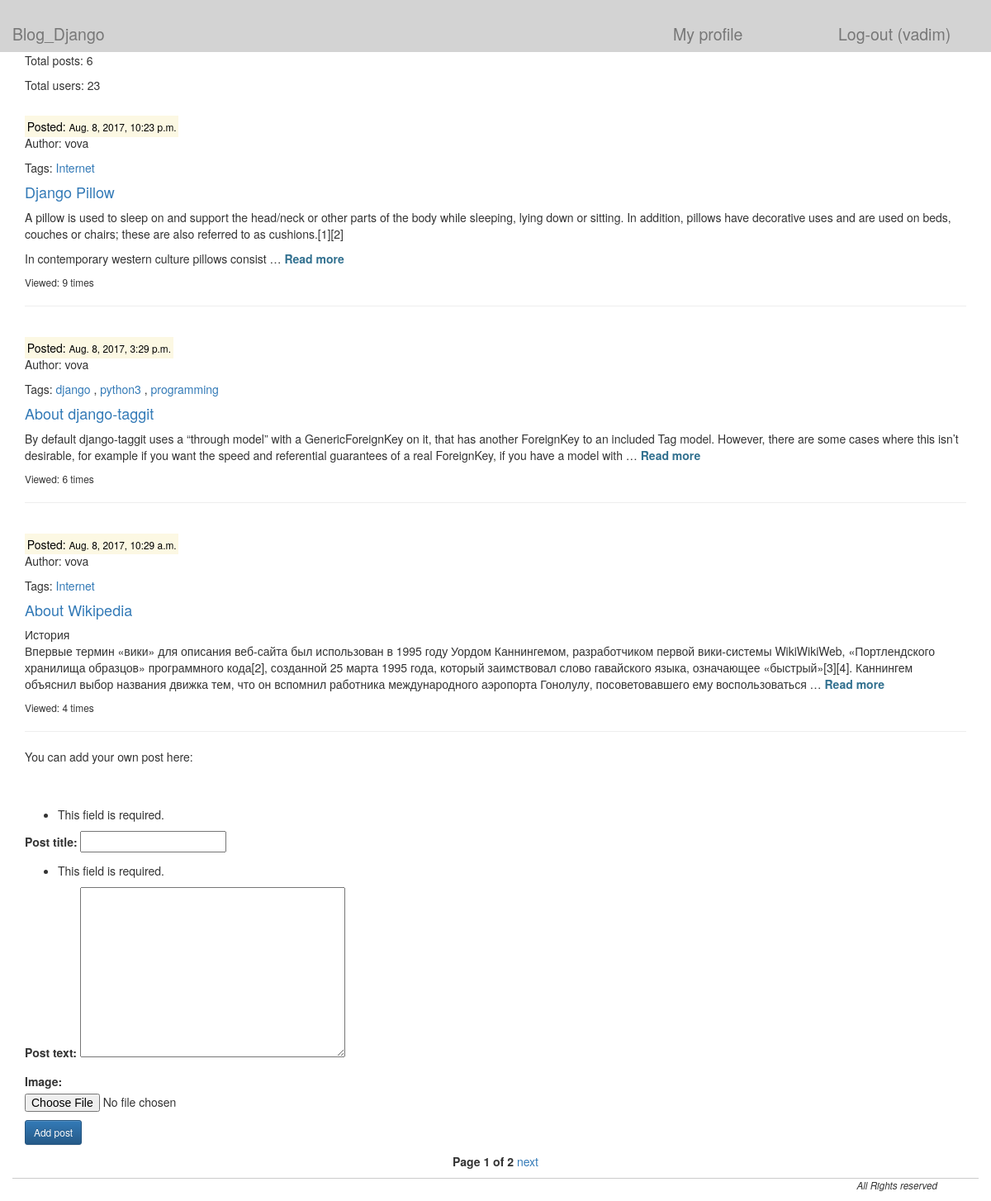
The app's page / (signed in) with its own data.
### blog/models.py (models this page shows, shortened)
class Post(models.Model):
    class Meta:
        db_table = "post"
    post_title = models.CharField(max_length=100)
    post_text = models.TextField()
    post_data = models.DateTimeField(auto_now_add=True)
    post_author = models.ForeignKey(User, default="")
    post_likes = models.IntegerField(default=0)
    post_views = models.IntegerField(default=0)
    post_img = models.ImageField(null=True, blank=True, upload_to='images/', verbose_name='Image')
    tags = TaggableManager(blank=True)

### blog/views.py (the view)
# urls.py: url(r'^$', views.all_posts),
def all_posts(request):
    post_list = Post.objects.all().order_by('-post_data')
    paginator = Paginator(post_list, 3)
    page = request.GET.get('page')
    try:
        posts = paginator.page(page)
    except PageNotAnInteger:
        posts = paginator.page(1)
    except EmptyPage:
        posts = paginator.page(paginator.num_pages)
    form = PostForm(request.POST)
    context = {}
    context.update(csrf(request))
    context['username'] = auth.get_user(request).username
    context['posts'] = posts
    context['form'] = form
    context['post_counter'] = Post.objects.count()
    context['user_counter'] = User.objects.count()
    context['user_id'] = request.user.id
    return render_to_response('all_posts.html', context)

### blog/forms.py
class PostForm(ModelForm):
    class Meta:
        model = Post
        fields = ['post_title', 'post_text', 'post_img', 'tags']

### blog/templates/all_posts.html (shortened to what this page needs)
{% extends 'main.html' %}
{% load staticfiles %}
{% block post %}
{% if posts %}
<p align="left">Total posts: {{ post_counter }}</p>
<p align="left">Total users: {{ user_counter }}</p>
{% for post in posts %}
    <br>
    <mark>Posted: <small> {{ post.post_data }} </mark> </small>
    <p>Author: {{ post.post_author }} </p>
    <p>Tags: {% with tags=post.tags.all %}
                {% for tag in tags %}
                    {% if not forloop.first %},{% endif %}
                    <a href="/posts/post_by_tag/tag={{ tag }}/">{{ tag }}</a>
                {% endfor %}
            {% endwith %}
    </p>
    <h4> <a href="/posts/{{ post.id }}">{{ post.post_title }}</a></h4>
    <p class="text-justify"> {{ post.post_text|linebreaks|truncatewords:50 }} <strong><a class="text-info" href="/posts/{{ post.id }}"> Read more </a></strong> </p>
<small><p align="left">Viewed: {{ post.post_views }} times </p></small>
<hr>
{% endfor %}
{% if username %}
<p>You can add your own post here:</p>
<br><br>
<form enctype="multipart/form-data" action="/posts/addpost/" method="post">
    {{ form.as_p }}
    <p><input type="submit" class="btn btn-primary btn-sm" value="Add post"</p>
</form>
{% endif %}
<div class="class="col-md-12"><div class="top-cover center-block"></div><p class="top-name center-block text-center">
    <span class="current">
        <strong> Page {{ posts.number }} of {{ posts.paginator.num_pages }} </strong>
    </span>
    {% if posts.has_next %}
        <a href="?page={{ posts.next_page_number }}">next</a>
    {% endif %}
</p></div>
{% endif %}
{% endblock %}

### blog/templates/main.html (shortened to what this page needs)
<!DOCTYPE html>
<html lang="en">
<head>
    <link type="text/css" href="/static/main.css" rel="stylesheet">
    <link rel="stylesheet" href="https://maxcdn.bootstrapcdn.com/bootstrap/3.3.7/css/bootstrap.min.css"
>
    <link rel="stylesheet" href="https://maxcdn.bootstrapcdn.com/bootstrap/3.3.7/css/bootstrap-theme.min.css"
>
</head>
<body>
 <div class="container-fluid">
  <div class="row">
         {% if username %}
             <div class="col-md-8" style="background-color: #D3D3D3"> <h2><a href="/"><small> Blog_Django </small></a></h2></div>
             <div class="col-md-2" style="background-color: #D3D3D3"> <h2><a href="/members/{{ user_id }}"><small> My profile </small></a></h2> </div>
             <div class="col-md-2" style="background-color: #D3D3D3"> <h2><a href="/auth/logout/"><small> Log-out ({{ username }}) </small></a></h2> </div>
         {% endif %}
 </div>
<div class="wrapper">
          <div class="content">
            <div class="container">
            {% block post %} {% endblock %}
          </div>
          </div>
         <div>
  <div class="footer">
    <div id="footer_block">
        <p>All Rights reserved</p>
</div>
</div>
</div>
</body>
</html>

### blog/static/main.css (style rules this page uses)
html, body { height: 100%; }
.wrapper { display: flex; flex-direction: column; height: 100%; }
.content { flex: 1 0 auto; }
.footer { flex: 0 0 auto; }
#footer_block { text-align: right; border-top: 1px #cccccc solid; padding-right: 50px; }
#footer_block p { font-size: smaller; font-style: italic; }

### records on screen
Post: post_data "Aug. 8, 2017, 10:23 p.m.", post_author "vova", post_title "Django Pillow", post_text "A pillow is used to sleep on and support the head/neck or other parts of the body while sleeping, lying down or sitting. In addition, pillows have decorative uses and are used on beds, couches or chairs; these are also referred to as cushions.[1][2] In contemporary western culture pillows consist …", post_views "9"
Tag: name "Internet"
Post: post_data "Aug. 8, 2017, 3:29 p.m.", post_author "vova", post_title "About django-taggit", post_text "By default django-taggit uses a “through model” with a GenericForeignKey on it, that has another ForeignKey to an included Tag model. However, there are some cases where this isn’t desirable, for example if you want the speed and referential guarantees of a real ForeignKey, if you have a model with …", post_views "6"
Tag: name "django"
Tag: name "python3"
Tag: name "programming"
Post: post_data "Aug. 8, 2017, 10:29 a.m.", post_author "vova", post_title "About Wikipedia", post_text "История Впервые термин «вики» для описания веб-сайта был использован в 1995 году Уордом Каннингемом, разработчиком первой вики-системы WikiWikiWeb, «Портлендского хранилища образцов» программного кода[2], созданной 25 марта 1995 года, который заимствовал слово гавайского языка, означающее «быстрый»[3][4]. Каннингем объяснил выбор названия движка тем, что он вспомнил работника международного аэропорта Гонолулу, посоветовавшего ему воспользоваться …", post_views "4"

### other values on screen
{{ username }} "vadim"
{{ post_counter }} "6"
{{ user_counter }} "23"
{{ posts.number }} "1"
{{ posts.paginator.num_pages }} "2"
